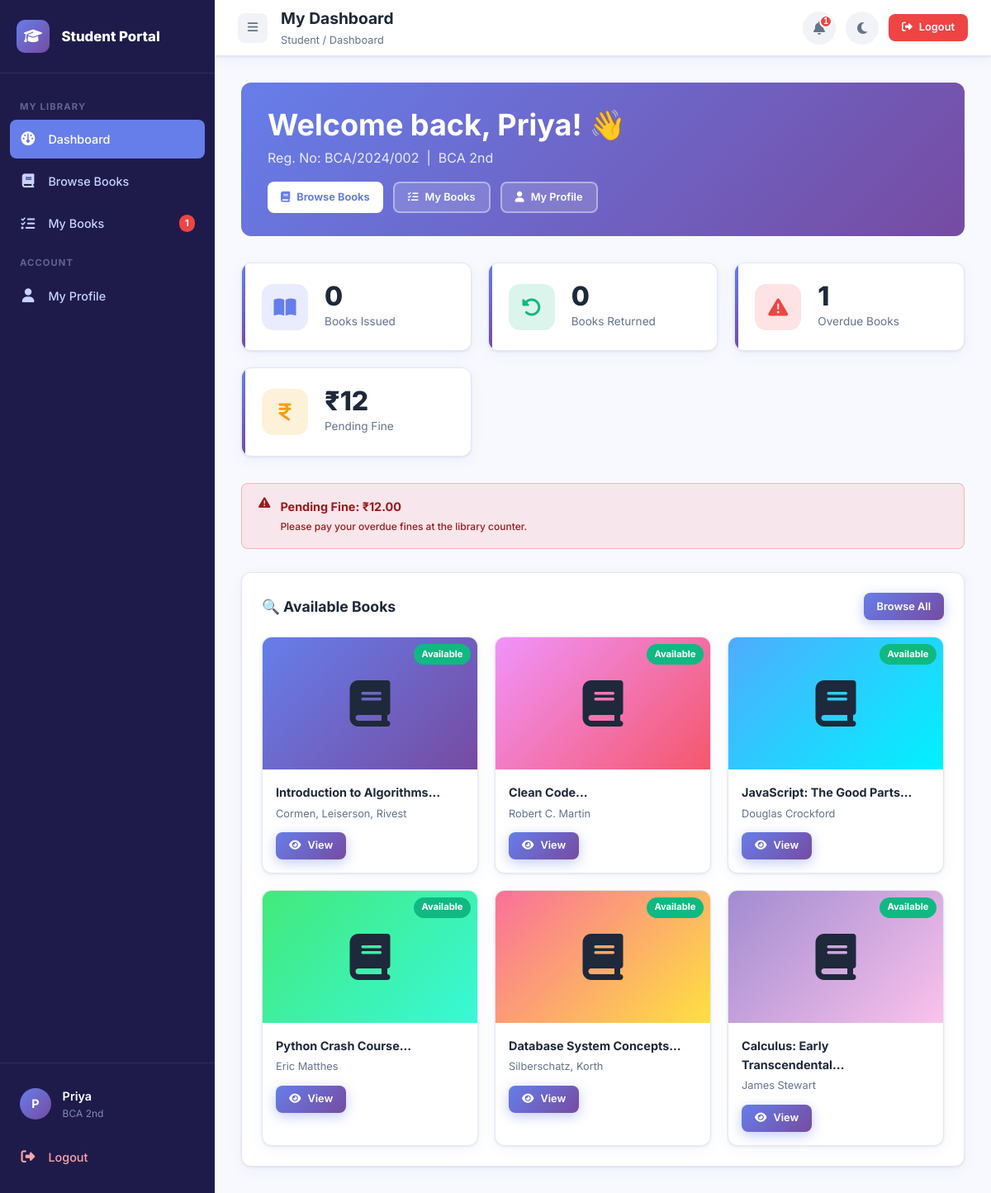
The page /student/dashboard.php (signed in) on the database its author committed.
### tables this page shows
CREATE TABLE IF NOT EXISTS issued_books (
    id INT AUTO_INCREMENT PRIMARY KEY,
    user_id INT NOT NULL,
    book_id INT NOT NULL,
    issue_date DATE NOT NULL,
    due_date DATE NOT NULL,
    return_date DATE DEFAULT NULL,
    status ENUM('issued','returned','overdue') DEFAULT 'issued',
    issued_by INT,
    created_at TIMESTAMP DEFAULT CURRENT_TIMESTAMP,
    FOREIGN KEY (user_id) REFERENCES users(id) ON DELETE CASCADE,
    FOREIGN KEY (book_id) REFERENCES books(id) ON DELETE CASCADE
);

CREATE TABLE IF NOT EXISTS users (
    id INT AUTO_INCREMENT PRIMARY KEY,
    name VARCHAR(100) NOT NULL,
    email VARCHAR(150) UNIQUE NOT NULL,
    password VARCHAR(255) NOT NULL,
    phone VARCHAR(15),
    address TEXT,
    reg_no VARCHAR(50) UNIQUE,
    course VARCHAR(100) DEFAULT 'BCA',
    semester VARCHAR(20),
    status ENUM('active','inactive','blocked') DEFAULT 'active',
    profile_pic VARCHAR(255) DEFAULT 'default.png',
    created_at TIMESTAMP DEFAULT CURRENT_TIMESTAMP
);

CREATE TABLE IF NOT EXISTS books (
    id INT AUTO_INCREMENT PRIMARY KEY,
    title VARCHAR(255) NOT NULL,
    author VARCHAR(150) NOT NULL,
    isbn VARCHAR(20) UNIQUE,
    category_id INT,
    publisher VARCHAR(150),
    year YEAR,
    total_copies INT DEFAULT 1,
    available_copies INT DEFAULT 1,
    description TEXT,
    cover_image VARCHAR(255) DEFAULT 'default_book.png',
    location VARCHAR(100),
    created_at TIMESTAMP DEFAULT CURRENT_TIMESTAMP,
    FOREIGN KEY (category_id) REFERENCES categories(id) ON DELETE SET NULL
);

### includes/functions.php (called while the page is built, shortened)
<?php
function getAllBooks($pdo, $search = '', $category = '', $limit = 50, $offset = 0) {
    $sql = "SELECT b.*, c.name as category_name FROM books b
            LEFT JOIN categories c ON b.category_id = c.id
            WHERE 1=1";
    $params = [];
    $sql .= " ORDER BY b.created_at DESC LIMIT :limit OFFSET :offset";
    $stmt = $pdo->prepare($sql);
    $stmt->bindValue(':limit', (int)$limit, PDO::PARAM_INT);
    $stmt->bindValue(':offset', (int)$offset, PDO::PARAM_INT);
    $stmt->execute();
    return $stmt->fetchAll();
}
function getStudentById($pdo, $id) {
    $stmt = $pdo->prepare("SELECT * FROM users WHERE id = ?");
    $stmt->execute([$id]);
    return $stmt->fetch();
}
function getStudentIssuedBooks($pdo, $user_id) {
    $stmt = $pdo->prepare(
        "SELECT ib.*, b.title, b.author, b.isbn, c.name as category_name
         FROM issued_books ib
         JOIN books b ON ib.book_id = b.id
         LEFT JOIN categories c ON b.category_id = c.id
         WHERE ib.user_id = ?
         ORDER BY ib.issue_date DESC"
    );
    $stmt->execute([$user_id]);
    return $stmt->fetchAll();
}
function getUnreadNotifications($pdo, $user_id, $type = 'user') {
    if ($type === 'admin') {
        $stmt = $pdo->prepare("SELECT * FROM notifications WHERE admin_id = ? AND is_read = 0 ORDER BY created_at DESC LIMIT 10");
    } else {
        $stmt = $pdo->prepare("SELECT * FROM notifications WHERE user_id = ? AND is_read = 0 ORDER BY created_at DESC LIMIT 10");
    }
    $stmt->execute([$user_id]);
    return $stmt->fetchAll();
}
?>

### student/dashboard.php (the view, shortened to what this page needs)
<?php
require_once '../includes/functions.php';
$uid  = $_SESSION['user_id'];
$user = getStudentById($pdo, $uid);
$myBooks  = getStudentIssuedBooks($pdo, $uid);
$issued   = array_filter($myBooks, fn($b) => $b['status'] === 'issued');
$overdue  = array_filter($myBooks, fn($b) => $b['status'] === 'overdue');
$returned = array_filter($myBooks, fn($b) => $b['status'] === 'returned');
$fineStmt = $pdo->prepare("SELECT SUM(amount) FROM fines WHERE user_id=? AND paid_status='unpaid'");
$fineStmt->execute([$uid]);
$myFines = $fineStmt->fetchColumn() ?? 0;
$notifications = getUnreadNotifications($pdo, $uid, 'student');
$recentBooks = getAllBooks($pdo, '', '', 6, 0);
?>
<!DOCTYPE html>
<html lang="en">
<head>
  <link rel="stylesheet" href="../assets/css/style.css"/>
  <link rel="stylesheet" href="../assets/css/dashboard.css"/>
  <link rel="stylesheet" href="https://cdnjs.cloudflare.com/ajax/libs/font-awesome/6.5.0/css/all.min.css"/>
</head>
<body>
<div class="dashboard-layout">
  <aside class="sidebar" id="sidebar">
    <div class="sidebar-header">
      <div class="sidebar-logo"><i class="fa-solid fa-graduation-cap"></i></div>
      <span class="sidebar-brand">Student Portal</span>
    </div>
    <nav class="sidebar-nav">
      <div class="nav-section-title">My Library</div>
      <a href="dashboard.php" class="nav-item active">
        <i class="fa-solid fa-gauge nav-icon"></i><span class="nav-label">Dashboard</span>
      </a>
      <a href="browse_books.php" class="nav-item">
        <i class="fa-solid fa-book nav-icon"></i><span class="nav-label">Browse Books</span>
      </a>
      <a href="my_books.php" class="nav-item">
        <i class="fa-solid fa-list-check nav-icon"></i><span class="nav-label">My Books</span>
        <?php if(count($overdue) > 0): ?><span class="badge-count"><?= count($overdue) ?></span><?php endif; ?>
      </a>
      <div class="nav-section-title">Account</div>
      <a href="profile.php" class="nav-item">
        <i class="fa-solid fa-user nav-icon"></i><span class="nav-label">My Profile</span>
      </a>
    </nav>
    <div class="sidebar-footer">
      <div class="user-info">
        <div class="user-avatar"><?= strtoupper(substr($user['name'],0,1)) ?></div>
        <div>
          <div class="user-name"><?= htmlspecialchars(explode(' ',$user['name'])[0]) ?></div>
          <div class="user-role"><?= htmlspecialchars($user['course'] ?? 'Student') ?> <?= htmlspecialchars($user['semester'] ?? '') ?></div>
        </div>
      </div>
      <a href="../logout.php" class="nav-item" style="margin-top:.5rem;color:#fca5a5;">
        <i class="fa-solid fa-right-from-bracket nav-icon"></i><span class="nav-label">Logout</span>
      </a>
    </div>
  </aside>
  <div class="main-content">
    <header class="topbar">
      <div class="topbar-left">
        <button id="toggle-sidebar"><i class="fa-solid fa-bars"></i></button>
        <div>
          <div class="page-title">My Dashboard</div>
          <div class="breadcrumb">Student / Dashboard</div>
        </div>
      </div>
      <div class="topbar-right">
        <div style="position:relative;">
          <button class="notif-btn">
            <i class="fa-solid fa-bell"></i>
            <?php if(count($notifications)): ?><span class="notif-badge"><?= count($notifications) ?></span><?php endif; ?>
          </button>
        </div>
        <button class="btn-icon" id="dark-mode-toggle"><i class="fa-solid fa-moon"></i></button>
        <a href="../logout.php" class="btn btn-danger btn-sm"><i class="fa-solid fa-right-from-bracket"></i> Logout</a>
      </div>
    </header>
    <div class="content-area">
      <div style="background:var(--gradient);border-radius:var(--radius);padding:1.75rem 2rem;margin-bottom:2rem;color:white;">
        <h2 style="color:white;">Welcome back, <?= htmlspecialchars(explode(' ',$user['name'])[0]) ?>! 👋</h2>
        <p style="color:rgba(255,255,255,.85);margin:.25rem 0 1rem;">Reg. No: <?= htmlspecialchars($user['reg_no'] ?? 'N/A') ?> &nbsp;|&nbsp; <?= htmlspecialchars($user['course'] ?? '') ?> <?= htmlspecialchars($user['semester'] ?? '') ?></p>
        <div style="display:flex;gap:.75rem;flex-wrap:wrap;">
          <a href="browse_books.php" class="btn btn-white btn-sm"><i class="fa-solid fa-book"></i> Browse Books</a>
          <a href="my_books.php"     class="btn btn-ghost btn-sm"><i class="fa-solid fa-list-check"></i> My Books</a>
          <a href="profile.php"      class="btn btn-ghost btn-sm"><i class="fa-solid fa-user"></i> My Profile</a>
        </div>
      </div>
      <div class="stats-row">
        <div class="stat-card">
          <div class="stat-icon blue"><i class="fa-solid fa-book-open"></i></div>
          <div>
            <div class="stat-number counter" data-target="<?= count($issued) ?>"><?= count($issued) ?></div>
            <div class="stat-label">Books Issued</div>
          </div>
        </div>
        <div class="stat-card">
          <div class="stat-icon green"><i class="fa-solid fa-rotate-left"></i></div>
          <div>
            <div class="stat-number counter" data-target="<?= count($returned) ?>"><?= count($returned) ?></div>
            <div class="stat-label">Books Returned</div>
          </div>
        </div>
        <div class="stat-card">
          <div class="stat-icon red"><i class="fa-solid fa-triangle-exclamation"></i></div>
          <div>
            <div class="stat-number counter" data-target="<?= count($overdue) ?>"><?= count($overdue) ?></div>
            <div class="stat-label">Overdue Books</div>
          </div>
        </div>
        <div class="stat-card">
          <div class="stat-icon orange"><i class="fa-solid fa-indian-rupee-sign"></i></div>
          <div>
            <div class="stat-number">₹<?= number_format($myFines,0) ?></div>
            <div class="stat-label">Pending Fine</div>
          </div>
        </div>
      </div>
      <?php if($myFines > 0): ?>
      <div class="alert alert-danger" style="margin-bottom:1.75rem;">
        <i class="fa-solid fa-triangle-exclamation"></i>
        <div>
          <strong>Pending Fine: ₹<?= number_format($myFines,2) ?></strong><br/>
          <small>Please pay your overdue fines at the library counter.</small>
        </div>
      </div>
      <?php endif; ?>
      <div class="card">
        <div class="card-header">
          <span class="card-title">🔍 Available Books</span>
          <a href="browse_books.php" class="btn btn-sm btn-primary">Browse All</a>
        </div>
        <div class="books-grid">
          <?php $colors = ['c1','c2','c3','c4','c5','c6']; ?>
          <?php foreach($recentBooks as $i => $book): ?>
          <div class="book-card">
            <div class="book-cover <?= $colors[$i % count($colors)] ?>">
              <i class="fa-solid fa-book"></i>
              <span class="book-avail <?= $book['available_copies'] > 0 ? '' : 'unavailable' ?>">
                <?= $book['available_copies'] > 0 ? 'Available' : 'Unavailable' ?>
              </span>
            </div>
            <div class="book-info">
              <div class="book-title"><?= htmlspecialchars(substr($book['title'],0,30)) ?>...</div>
              <div class="book-author"><?= htmlspecialchars($book['author']) ?></div>
              <div class="book-actions">
                <a href="browse_books.php?book=<?= $book['id'] ?>" class="btn btn-sm btn-primary">
                  <i class="fa-solid fa-eye"></i> View
                </a>
              </div>
            </div>
          </div>
          <?php endforeach; ?>
        </div>
      </div>
    </div>
  </div>
</div>
</body>
</html>

### assets/css/style.css (style rules this page uses)
:root { --primary: #667eea; --primary-dark: #5a6fd6; --secondary: #764ba2; --accent: #f093fb; --gradient: linear-gradient(135deg, #667eea 0%, #764ba2 100%); --gradient-soft: linear-gradient(135deg, #f5f7ff 0%, #f0f0ff 100%); --success: #10b981; --warning: #f59e0b; --danger: #ef4444; --info: #3b82f6; --bg: #f8f9fe; --surface: #ffffff; --surface2: #f1f3f9; --border: #e2e8f0; --text: #1e293b; --text-muted: #64748b; --text-light: #94a3b8; --sidebar-bg: #1e1b4b; --sidebar-text: #c7d2fe; --sidebar-active: #667eea; --shadow: 0 1px 3px rgba(0,0,0,.08), 0 4px 16px rgba(102,126,234,.08); --shadow-lg: 0 8px 32px rgba(102,126,234,.18); --radius: 12px; --radius-sm: 8px; --radius-lg: 20px; --transition: all .25s cubic-bezier(.4,0,.2,1); }
*, *::before, *::after { box-sizing: border-box; margin: 0; padding: 0; }
html { scroll-behavior: smooth; }
body { font-family: 'Inter', sans-serif; background: var(--bg); color: var(--text); line-height: 1.6; transition: var(--transition); }
a { text-decoration: none; color: var(--primary); transition: var(--transition); }
h1,h2,h3,h4,h5,h6 { font-weight: 700; color: var(--text); line-height: 1.3; }
h2 { font-size: clamp(1.5rem, 3vw, 2.5rem); }
p { color: var(--text-muted); }
.btn-icon { width: 40px; height: 40px; border-radius: 50%; border: none; background: var(--surface2); color: var(--text-muted); cursor: pointer; font-size: 1rem; display: flex; align-items: center; justify-content: center; transition: var(--transition); }
.btn { display: inline-flex; align-items: center; gap: .5rem; padding: .65rem 1.5rem; border-radius: var(--radius-sm); font-size: .9rem; font-weight: 600; cursor: pointer; border: none; transition: var(--transition); text-decoration: none; white-space: nowrap; }
.btn-primary { background: var(--gradient); color: white; box-shadow: 0 4px 15px rgba(102,126,234,.4); }
.btn-danger { background: var(--danger); color: white; }
.btn-sm { padding: .4rem 1rem; font-size: .8rem; }
.card { background: var(--surface); border-radius: var(--radius); box-shadow: var(--shadow); border: 1px solid var(--border); padding: 1.5rem; transition: var(--transition); }
.card-header { display: flex; align-items: center; justify-content: space-between; margin-bottom: 1.25rem; }
.card-title { font-size: 1.1rem; font-weight: 700; color: var(--text); }
.stat-card { background: var(--surface); border-radius: var(--radius); padding: 1.5rem; display: flex; align-items: center; gap: 1.25rem; box-shadow: var(--shadow); border: 1px solid var(--border); transition: var(--transition); position: relative; overflow: hidden; }
.stat-card::before { content: ''; position: absolute; top: 0; left: 0; width: 4px; height: 100%; background: var(--gradient); }
.stat-icon { width: 56px; height: 56px; border-radius: 14px; display: flex; align-items: center; justify-content: center; font-size: 1.5rem; flex-shrink: 0; }
.stat-icon.blue { background: rgba(102,126,234,.15); color: var(--primary); }
.stat-icon.green { background: rgba(16,185,129,.15); color: var(--success); }
.stat-icon.orange { background: rgba(245,158,11,.15); color: var(--warning); }
.stat-icon.red { background: rgba(239,68,68,.15); color: var(--danger); }
.stat-number { font-size: 2rem; font-weight: 800; color: var(--text); line-height: 1; }
.stat-label { font-size: .85rem; color: var(--text-muted); margin-top: .25rem; }
.alert { padding: 1rem 1.25rem; border-radius: var(--radius-sm); margin-bottom: 1rem; display: flex; align-items: flex-start; gap: .75rem; font-size: .9rem; font-weight: 500; animation: slideDown .3s ease; }
.alert-danger { background: rgba(239,68,68,.1); color: #991b1b; border: 1px solid rgba(239,68,68,.3); }
.btn-white { background: white; color: var(--primary); font-weight: 700; }
.btn-ghost { background: rgba(255,255,255,.15); color: white; border: 2px solid rgba(255,255,255,.4); }

### rows shown on the page
issued_books: status "1", status "0"
users: name "P", name "Priya", course "BCA", semester "2nd", reg_no "BCA/2024/002"
books: available_copies "Available", title "Introduction to Algorithms", author "Cormen, Leiserson, Rivest"
books: available_copies "Available", title "Clean Code", author "Robert C. Martin"
books: available_copies "Available", title "JavaScript: The Good Parts", author "Douglas Crockford"
books: available_copies "Available", title "Python Crash Course", author "Eric Matthes"
books: available_copies "Available", title "Database System Concepts", author "Silberschatz, Korth"
books: available_copies "Available", title "Calculus: Early Transcendental", author "James Stewart"

### other values the page prints
count($notifications) "1"
$myFines "12"
$myFines "12.00"
